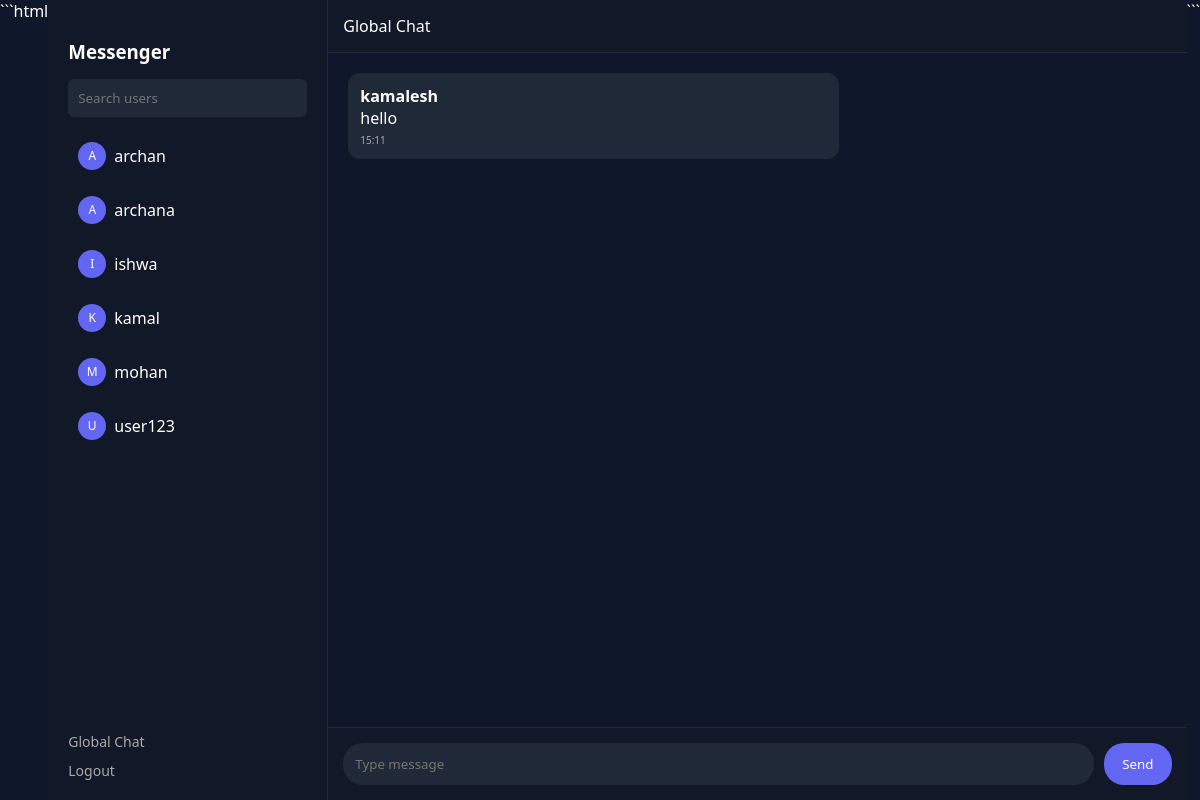
The app's page /dashboard (signed in) with its own data.
### tables this page shows
CREATE TABLE users (
            id INTEGER PRIMARY KEY AUTOINCREMENT,
            username TEXT UNIQUE NOT NULL,
            password TEXT NOT NULL
        );

CREATE TABLE messages (
            id INTEGER PRIMARY KEY AUTOINCREMENT,
            username TEXT NOT NULL,
            message TEXT NOT NULL,
            timestamp TEXT NOT NULL
        );

### main.py (the view)
@app.route("/dashboard")
def dashboard():
    if "user" not in session:
        return redirect(url_for("index"))
    db = get_db()
    cursor = db.cursor()
    cursor.execute("SELECT * FROM messages ORDER BY id ASC")
    messages = cursor.fetchall()
    cursor.execute(
        "SELECT username FROM users WHERE username != ?",
        (session["user"],)
    )
    users = cursor.fetchall()
    db.close()
    return render_template(
        "dashboard.html",
        user=session["user"],
        messages=messages,
        users=users
    )

### main.py (called while the page is built)
def get_db():
    conn = sqlite3.connect(DB_NAME, check_same_thread=False)
    conn.row_factory = sqlite3.Row
    return conn

### templates/dashboard.html (shortened to what this page needs)
<!DOCTYPE html>
<html>
<head>
</head>
<body>
<div id="sidebar">
<h3>Messenger</h3>
<input id="search" placeholder="Search users">
<ul id="online-users">
{% for u in users %}
<li onclick="openPrivate('{{u.username}}')">
<div class="user-row">
<div class="avatar">{{u.username[0]|upper}}</div>
<span>{{u.username}}</span>
</div>
</li>
{% endfor %}
</ul>
<a href="#" onclick="openGlobal()" class="logout">Global Chat</a>
<a href="{{url_for('logout')}}" class="logout">Logout</a>
</div>
<div id="chat-container">
<div id="chat-header">
<span id="chat-title">Global Chat</span>
</div>
<div id="chat">
{% for msg in messages %}
<div class="message other">
<b>{{msg.username}}</b><br>
{{msg.message}}
<span class="time">{{msg.timestamp}}</span>
</div>
{% endfor %}
</div>
<div id="input-area">
<input id="message" placeholder="Type message">
<button onclick="sendMessage()">Send</button>
</div>
</div>
</body>
</html>

### templates/dashboard.html (style rules this page uses)
* { box-sizing:border-box; font-family:Segoe UI,Arial; }
body { margin:0; display:flex; height:100vh; background:#0f172a; color:white; }
#sidebar { width:280px; background:#111827; display:flex; flex-direction:column; padding:20px; border-right:1px solid #1f2937; }
#sidebar h3 { margin-bottom:15px; }
#search { padding:10px; border:none; border-radius:6px; background:#1f2937; color:white; margin-bottom:15px; }
#online-users { list-style:none; padding:0; margin:0; flex:1; overflow-y:auto; }
#online-users li { padding:10px; border-radius:8px; cursor:pointer; display:flex; align-items:center; justify-content:space-between; margin-bottom:6px; transition:.2s; }
.avatar { width:28px; height:28px; border-radius:50%; background:#6366f1; display:flex; align-items:center; justify-content:center; font-size:12px; margin-right:8px; }
.user-row { display:flex; align-items:center; }
#chat-container { flex:1; display:flex; flex-direction:column; }
#chat-header { background:#111827; padding:15px; border-bottom:1px solid #1f2937; font-weight:500; }
#chat { flex:1; padding:20px; overflow-y:auto; display:flex; flex-direction:column; }
.message { max-width:60%; padding:12px; margin-bottom:10px; border-radius:12px; animation:fade .2s ease; }
.other { background:#1f2937; }
.time { font-size:10px; opacity:.6; display:block; margin-top:4px; }
#input-area { display:flex; padding:15px; background:#111827; border-top:1px solid #1f2937; }
#message { flex:1; padding:12px; border-radius:20px; border:none; background:#1f2937; color:white; }
button { margin-left:10px; padding:10px 18px; border:none; border-radius:20px; background:#6366f1; color:white; cursor:pointer; transition:.2s; }
.logout { margin-top:10px; color:#aaa; text-decoration:none; font-size:14px; }

### records on screen
users: username "A", username "archan"
users: username "A", username "archana"
users: username "I", username "ishwa"
users: username "K", username "kamal"
users: username "M", username "mohan"
users: username "U", username "user123"
messages: username "kamalesh", message "hello", timestamp "15:11"
